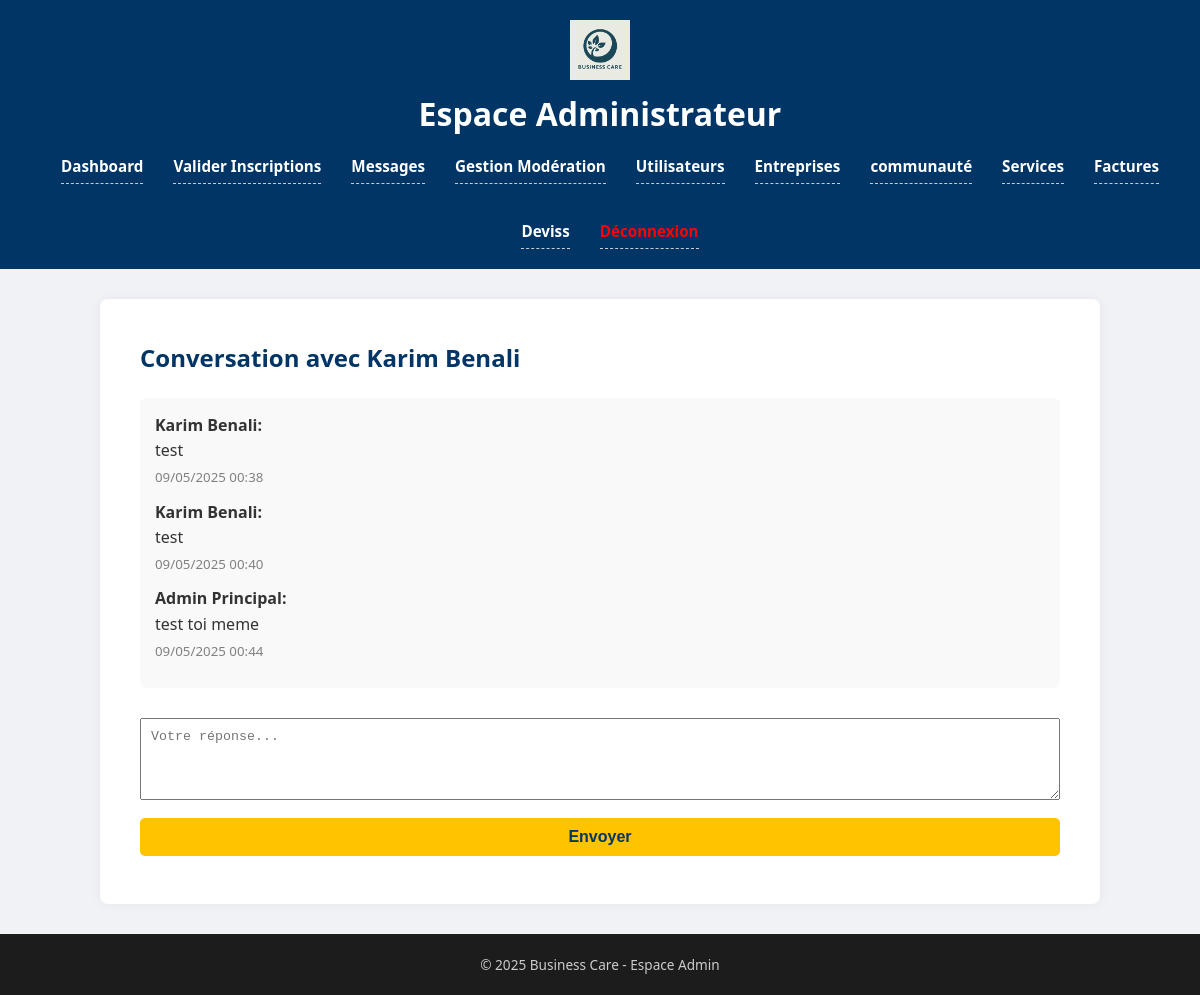
The app's page /admin/message_thread.php?user_id=8 (signed in) with its own data.
### tables this page shows
CREATE TABLE `users` (
  `id` int(11) NOT NULL,
  `company_id` int(11) DEFAULT NULL,
  `name` varchar(100) NOT NULL,
  `firstname` varchar(100) DEFAULT NULL,
  `email` varchar(100) NOT NULL,
  `phone` varchar(20) DEFAULT NULL,
  `password` varchar(255) NOT NULL,
  `role` enum('admin','client','employee','provider') NOT NULL,
  `position` varchar(100) DEFAULT NULL,
  `status` enum('pending','approved','rejected') DEFAULT 'pending',
  `created_at` timestamp NOT NULL DEFAULT CURRENT_TIMESTAMP,
  `archive_reason` text,
  `first_login` tinyint(1) DEFAULT '1'
);

CREATE TABLE `messages` (
  `id` int(11) NOT NULL,
  `sender_id` int(11) NOT NULL,
  `recipient_id` int(11) NOT NULL,
  `message` text NOT NULL,
  `created_at` timestamp NOT NULL DEFAULT CURRENT_TIMESTAMP,
  `is_read` tinyint(1) DEFAULT '0'
);

### admin/message_thread.php (the view, shortened to what this page needs)
<?php
include 'includes/header.php';
$admin_id = $_SESSION['user_id'];
$other_id = isset($_GET['user_id']) ? (int)$_GET['user_id'] : 0;
$stmt = $pdo->prepare("SELECT * FROM users WHERE id = ?");
$stmt->execute([$other_id]);
$other_user = $stmt->fetch();
$stmt = $pdo->prepare("
    SELECT m.*, u.name FROM messages m
    JOIN users u ON u.id = m.sender_id
    WHERE (sender_id = :admin AND recipient_id = :other)
       OR (sender_id = :other AND recipient_id = :admin)
    ORDER BY m.created_at ASC
");
$stmt->execute(['admin' => $admin_id, 'other' => $other_id]);
$messages = $stmt->fetchAll();
?>
<main class="form-section">
    <h2>Conversation avec <?= htmlspecialchars($other_user['name']) ?></h2>
    <div style="margin-bottom: 30px; max-height: 400px; overflow-y: auto; background: #f9f9f9; padding: 15px; border-radius: 6px;">
        <?php if (empty($messages)): ?>
            <p>Aucun message échangé.</p>
        <?php else: ?>
            <?php foreach ($messages as $msg): ?>
                <div style="margin-bottom: 10px;">
                    <strong><?= htmlspecialchars($msg['name']) ?>:</strong><br>
                    <span><?= nl2br(htmlspecialchars($msg['message'])) ?></span><br>
                    <small style="color: gray;"><?= date('d/m/Y H:i', strtotime($msg['created_at'])) ?></small>
                </div>
            <?php endforeach; ?>
        <?php endif; ?>
    </div>
    <form method="POST">
        <textarea name="message" rows="4" style="width: 100%; padding: 10px;" placeholder="Votre réponse..." required></textarea>
        <button type="submit" class="cta-button" style="margin-top: 10px;">Envoyer</button>
    </form>
</main>
<?php include 'includes/footer.php'; ?>

### assets/css/admin_style.css (style rules this page uses)
* { margin: 0; padding: 0; box-sizing: border-box; }
html, body { height: 100%; font-family: 'Segoe UI', Tahoma, Geneva, Verdana, sans-serif; background-color: #f0f2f5; color: #333; line-height: 1.6; }
body { display: flex; flex-direction: column; }
main.form-section { max-width: 1000px; margin: 30px auto; background: white; padding: 40px; border-radius: 8px; box-shadow: 0 0 12px rgba(0,0,0,0.05); flex: 1; }
main.form-section h2 { margin-bottom: 20px; color: #003566; font-size: 1.5rem; }
.cta-button { display: inline-block; background-color: #ffc300; color: #003566; font-weight: bold; text-decoration: none; padding: 10px 20px; margin-top: 10px; border-radius: 5px; transition: background-color 0.3s ease; }
form input, form button { display: block; width: 100%; margin: 8px 0; padding: 10px; border-radius: 5px; border: 1px solid #ccc; font-size: 16px; }
form button { background-color: #007bff; color: white; cursor: pointer; border: none; }

### records on screen
users: name "Karim Benali"
messages: users.name "Karim Benali", message "test", created_at "09/05/2025 00:38"
messages: users.name "Karim Benali", message "test", created_at "09/05/2025 00:40"
messages: users.name "Admin Principal", message "test toi meme", created_at "09/05/2025 00:44"
